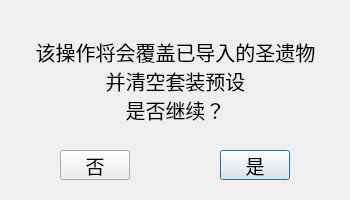
<?xml version="1.0" encoding="UTF-8"?>
<ui version="4.0">
 <class>isOverWrite</class>
 <widget class="QDialog" name="isOverWrite">
  <property name="geometry">
   <rect>
    <x>0</x>
    <y>0</y>
    <width>350</width>
    <height>200</height>
   </rect>
  </property>
  <property name="font">
   <font>
    <family>汉仪文黑-85W</family>
    <pointsize>14</pointsize>
   </font>
  </property>
  <property name="windowTitle">
   <string>提示</string>
  </property>
  <widget class="QLabel" name="text">
   <property name="geometry">
    <rect>
     <x>0</x>
     <y>0</y>
     <width>351</width>
     <height>161</height>
    </rect>
   </property>
   <property name="font">
    <font>
     <family>汉仪文黑-85W</family>
     <pointsize>15</pointsize>
    </font>
   </property>
   <property name="text">
    <string>该操作将会覆盖已导入的圣遗物
并清空套装预设
是否继续？</string>
   </property>
   <property name="alignment">
    <set>Qt::AlignCenter</set>
   </property>
  </widget>
  <widget class="QPushButton" name="yes">
   <property name="geometry">
    <rect>
     <x>220</x>
     <y>150</y>
     <width>70</width>
     <height>30</height>
    </rect>
   </property>
   <property name="text">
    <string>是</string>
   </property>
  </widget>
  <widget class="QPushButton" name="no">
   <property name="geometry">
    <rect>
     <x>60</x>
     <y>150</y>
     <width>70</width>
     <height>30</height>
    </rect>
   </property>
   <property name="text">
    <string>否</string>
   </property>
  </widget>
 </widget>
 <resources/>
 <connections>
  <connection>
   <sender>no</sender>
   <signal>clicked()</signal>
   <receiver>isOverWrite</receiver>
   <slot>close()</slot>
   <hints>
    <hint type="sourcelabel">
     <x>94</x>
     <y>164</y>
    </hint>
    <hint type="destinationlabel">
     <x>174</x>
     <y>99</y>
    </hint>
   </hints>
  </connection>
 </connections>
</ui>
